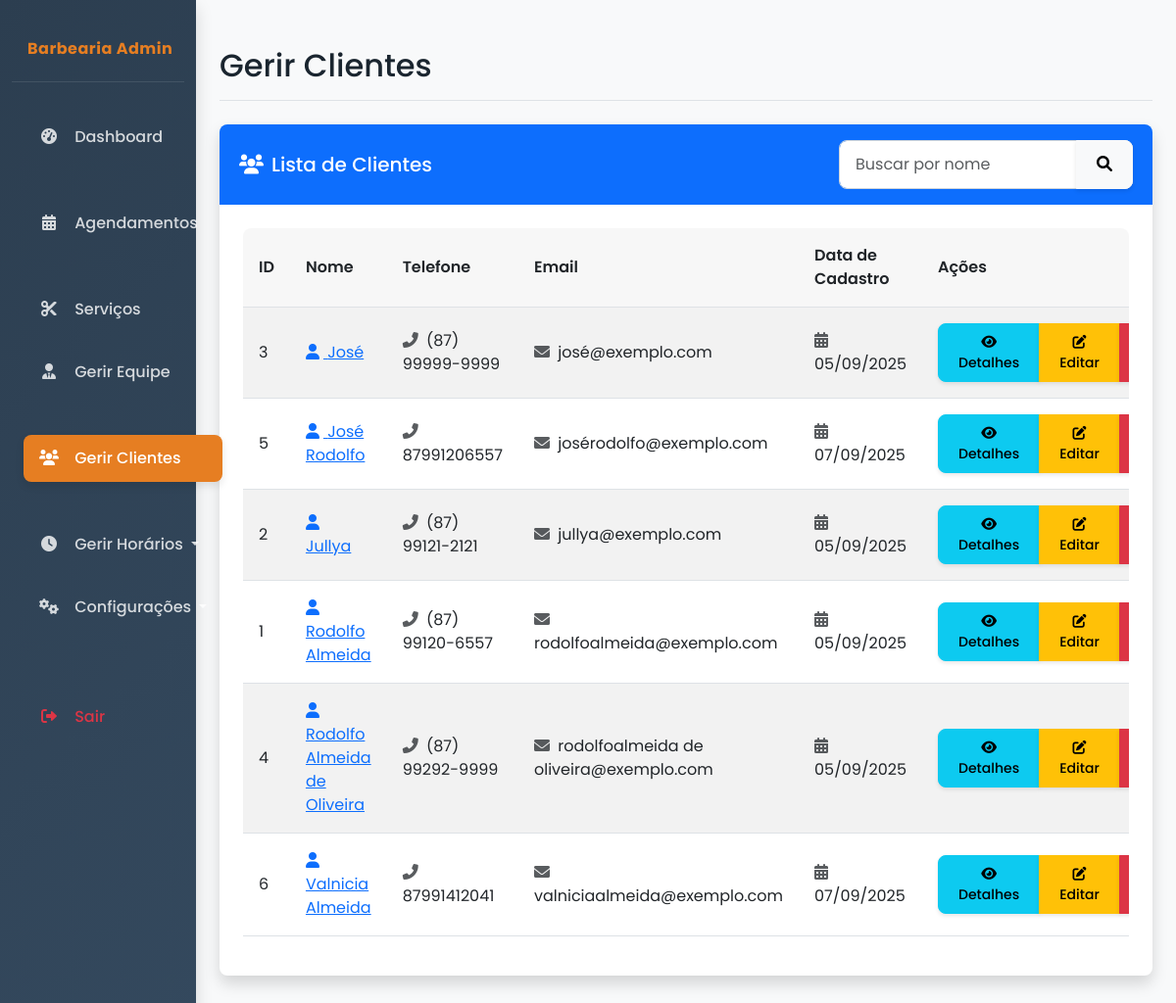
The page /admin/clientes (signed in) on the database its author committed.
### app/app.py (models this page shows, shortened)
class Cliente(db.Model):
    __tablename__ = 'clientes'
    id = db.Column(db.Integer, primary_key=True)
    nome = db.Column(db.String(100), nullable=False)
    sobrenome = db.Column(db.String(100), nullable=False)
    email = db.Column(db.String(120), unique=True, nullable=False)
    telefone = db.Column(db.String(20))
    data_cadastro = db.Column(db.DateTime, default=datetime.utcnow)
    agendamentos = db.relationship('Agendamento', backref='cliente', lazy=True)

### app/app.py (the view)
@app.route('/admin/clientes')
def admin_clientes():
    if 'admin_id' not in session:
        flash('Por favor, faça login para acessar esta página.', 'warning')
        return redirect(url_for('login'))
    busca = request.args.get('busca', '')
    if busca:
        palavras = busca.split()
        query = Cliente.query
        for palavra in palavras:
            query = query.filter(
                db.or_(
                    Cliente.nome.ilike(f'%{palavra}%'),
                    Cliente.sobrenome.ilike(f'%{palavra}%')
                )
            )
        clientes = query.order_by(Cliente.nome).all()
    else:
        clientes = Cliente.query.order_by(Cliente.nome).all()
    url_for_security = {
        'admin_clientes_editar': True,
        'admin_clientes_apagar': True
    }
    return render_template('admin_clientes.html', clientes=clientes, url_for_security=url_for_security)

### app/app.py (called while the page is built)
@login_manager.user_loader
def load_user(user_id):
    return UsuarioAdmin.query.get(int(user_id))

### app/templates/admin_clientes.html (shortened to what this page needs)
{% extends "admin_base.html" %}
{% block header %}Gerir Clientes{% endblock %}
{% block content %}
<div class="row mb-4">
    <div class="col-md-12">
        <div class="card fade-in">
            <div class="card-header bg-primary text-white d-flex justify-content-between align-items-center">
                <h5 class="card-title mb-0"><i class="fas fa-users me-2"></i>Lista de Clientes</h5>
                <form class="d-flex search-form" action="{{ url_for('admin_clientes') }}" method="GET">
                    <input class="form-control" type="search" placeholder="Buscar por nome" name="busca" value="{{ request.args.get('busca', '') }}">
                    <button class="btn btn-light" type="submit"><i class="fas fa-search"></i></button>
                </form>
            </div>
            <div class="card-body">
                {% if clientes %}
                <div class="table-responsive">
                    <table class="table table-striped table-hover table-mobile-stack">
                        <thead>
                            <tr>
                                <th>ID</th>
                                <th>Nome</th>
                                <th>Telefone</th>
                                <th>Email</th>
                                <th>Data de Cadastro</th>
                                <th>Ações</th>
                            </tr>
                        </thead>
                        <tbody>
                            {% for cliente in clientes %}
                            <tr class="fade-in" style="animation-delay: {{ loop.index * 0.05 }}s">
                                <td data-label="ID">{{ cliente.id }}</td>
                                <td data-label="Nome">
                                    <a href="{{ url_for('admin_cliente_detalhe', id=cliente.id) }}" class="text-primary">
                                        <i class="fas fa-user me-1"></i> {{ cliente.nome }} {{ cliente.sobrenome }}
                                    </a>
                                </td>
                                <td data-label="Telefone"><i class="fas fa-phone-alt me-1 text-muted"></i> {{ cliente.telefone }}</td>
                                <td data-label="Email"><i class="fas fa-envelope me-1 text-muted"></i> {{ cliente.email }}</td>
                                <td data-label="Data de Cadastro"><i class="fas fa-calendar-alt me-1 text-muted"></i> {{ cliente.data_cadastro.strftime('%d/%m/%Y') }}</td>
                                <td data-label="Ações" class="actions-cell">
                                    <div class="btn-group" role="group">
                                        <a href="{{ url_for('admin_cliente_detalhe', id=cliente.id) }}" class="btn btn-sm btn-info">
                                            <i class="fas fa-eye"></i> <span class="d-none d-md-inline">Detalhes</span>
                                        </a>
                                        {% if 'admin_clientes_editar' in url_for_security %}
                                        <a href="{{ url_for('admin_clientes_editar', id=cliente.id) }}" class="btn btn-sm btn-warning">
                                            <i class="fas fa-edit"></i> <span class="d-none d-md-inline">Editar</span>
                                        </a>
                                        {% endif %}
                                        {% if 'admin_clientes_apagar' in url_for_security %}
                                        <button type="button" class="btn btn-sm btn-danger" data-bs-toggle="modal" data-bs-target="#deleteModal{{ cliente.id }}">
                                        </button>
                                        {% endif %}
                                    </div>
                                </td>
                            </tr>
                            {% endfor %}
                        </tbody>
                    </table>
                </div>
                {% endif %}
            </div>
        </div>
    </div>
</div>
{% endblock %}

### app/templates/admin_base.html (style rules this page uses)
:root { --primary-color: #2c3e50; --secondary-color: #34495e; --accent-color: #e67e22; --light-color: #ecf0f1; --dark-color: #1a252f; --success-color: #2ecc71; --warning-color: #f39c12; --danger-color: #e74c3c; --info-color: #3498db; --border-radius: 0.5rem; --box-shadow: 0 0.5rem 1rem rgba(0, 0, 0, 0.15); --transition-speed: 0.3s; }
body { font-family: 'Poppins', sans-serif; background-color: #f8f9fa; color: var(--dark-color); overflow-x: hidden; }
.card { border: none; border-radius: var(--border-radius); box-shadow: var(--box-shadow); transition: transform var(--transition-speed) ease, box-shadow var(--transition-speed) ease; margin-bottom: 1.5rem; overflow: hidden; }
.card-header { font-weight: 600; border-bottom: none; padding: 1rem 1.25rem; }
.card-body { padding: 1.5rem; }
.btn { border-radius: var(--border-radius); font-weight: 500; padding: 0.5rem 1.25rem; transition: all var(--transition-speed) ease; box-shadow: 0 2px 4px rgba(0, 0, 0, 0.1); }
.table { border-collapse: separate; border-spacing: 0; }
.table-responsive { border-radius: var(--border-radius); overflow-x: auto; }
.table th { background-color: rgba(0, 0, 0, 0.03); font-weight: 600; border-top: none; }
.table td, .table th { padding: 1rem; vertical-align: middle; }
.form-control, .form-select { border-radius: var(--border-radius); padding: 0.75rem 1rem; border: 1px solid #ced4da; transition: all var(--transition-speed) ease; }
.fade-in { animation: fadeIn 0.5s ease-in-out; }
.slide-up { animation: slideUp 0.5s ease-in-out; }

### app/templates/admin_clientes.html (style rules this page uses)
.card { border-radius: var(--border-radius); transition: all 0.3s ease; margin-bottom: 1.5rem; }
.card-header { border-top-left-radius: var(--border-radius); border-top-right-radius: var(--border-radius); }
.card-header h5 { margin-bottom: 0; display: flex; align-items: center; }
.card-header h5 i { margin-right: 0.5rem; }
.search-form { position: relative; max-width: 300px; }
.search-form .form-control { padding-right: 40px; border-radius: var(--border-radius); }
.search-form .btn { position: absolute; right: 0; top: 0; border-top-left-radius: 0; border-bottom-left-radius: 0; height: 100%; }

### rows shown on the page
Cliente: id "3", nome "José", telefone "(87) 99999-9999", email "josé@exemplo.com", data_cadastro "05/09/2025"
Cliente: id "5", nome "José", sobrenome "Rodolfo", telefone "87991206557", email "josérodolfo@exemplo.com", data_cadastro "07/09/2025"
Cliente: id "2", nome "Jullya", telefone "(87) 99121-2121", email "jullya@exemplo.com", data_cadastro "05/09/2025"
Cliente: id "1", nome "Rodolfo", sobrenome "Almeida", telefone "(87) 99120-6557", email "rodolfoalmeida@exemplo.com", data_cadastro "05/09/2025"
Cliente: id "4", nome "Rodolfo", sobrenome "Almeida de Oliveira", telefone "(87) 99292-9999", email "rodolfoalmeida de oliveira@exemplo.com", data_cadastro "05/09/2025"
Cliente: id "6", nome "Valnicia", sobrenome "Almeida", telefone "87991412041", email "valniciaalmeida@exemplo.com", data_cadastro "07/09/2025"
